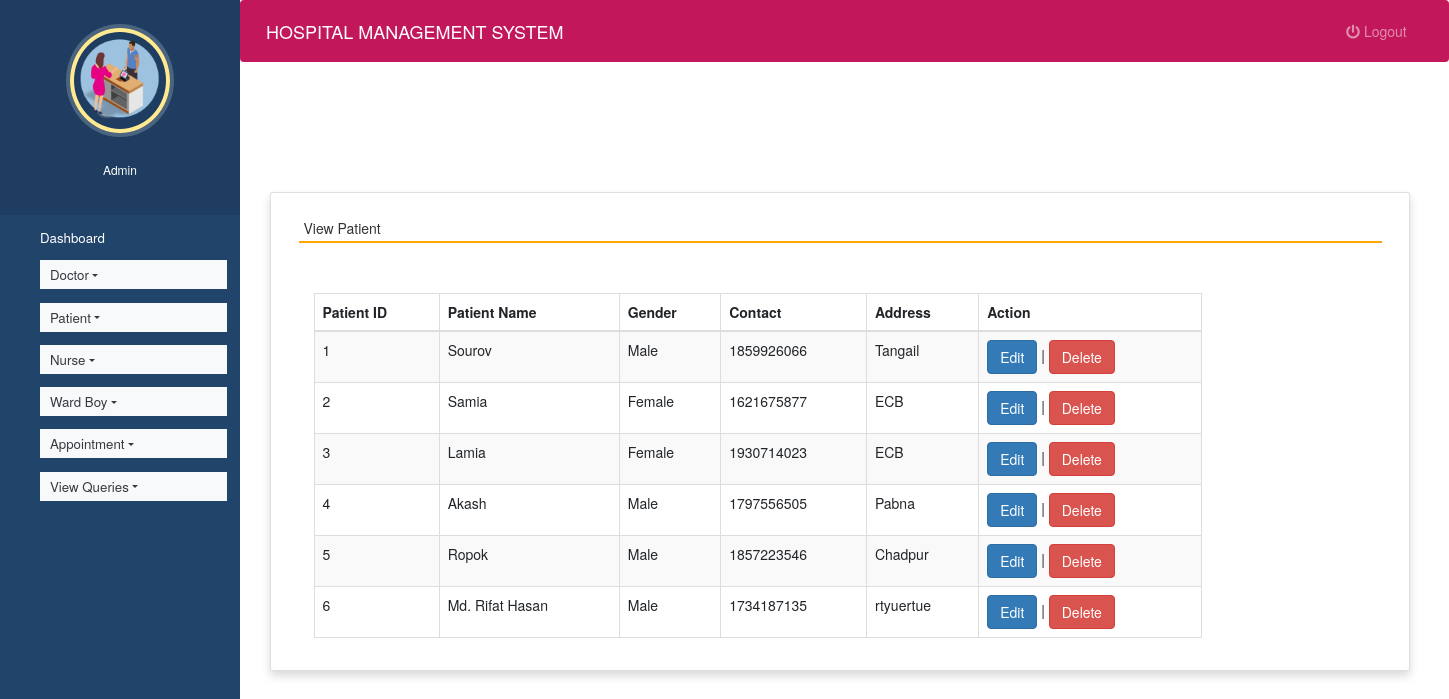
The page /view_patient (signed in) on the database its author committed.
### hospitals/models.py (models this page shows, shortened)
class Patient(models.Model):
    name = models.CharField(max_length=50)
    gender = models.CharField(max_length=10)
    mobile = models.IntegerField(null=True)
    address = models.CharField(max_length=50)
    id = models.IntegerField(primary_key=True)

### hospitals/views.py (the view)
# urls.py: path('view_patient', view_patient, name='view_patient'),
def view_patient(request):
    if not request.user.is_staff:
        return redirect('login')
    pat = Patient.objects.all()
    d = {'pat': pat}
    return render(request, 'view_patient.html', d)

### hospitals/templates/view_patient.html (shortened to what this page needs)
{% extends 'admin_nav.html' %}
{% load static %}
{% block content %}
<head>
  <link rel="stylesheet" href="https://maxcdn.bootstrapcdn.com/bootstrap/3.4.1/css/bootstrap.min.css">
  <link rel="stylesheet" href="https://use.fontawesome.com/releases/v5.6.3/css/all.css">
</head>
<br><br><br><br>
<div class="container card shadow m-5">
    <div class="card-body">
        <h5 class="p-2" style="border-bottom: 2px solid orange">View Patient</h5>
		<div class="container mt-5">
		<table id="example" class="table table-striped table-bordered" style="width:80%">
			<thead>
				<tr>
					<th>Patient ID</th>
					<th>Patient Name</th>
                    <th>Gender</th>
					<th>Contact</th>
					<th>Address</th>
                    <th>Action</th>
				</tr>
			</thead>
			<tbody>
            {% for i in pat %}
			<tr>
				<td>{{i.id}}</td>
				<td>{{i.name}}</td>
				<td>{{i.gender}}</td>
				<td>{{i.mobile}}</td>
				<td>{{i.address}}</td>
				<td><a href="{% url 'edit_patient' i.id %}" class="btn btn-primary">Edit</a> |
					<a href="{% url 'delete_patient' i.id %}" onclick="return confirm('Are you ready to delete this record ?')" class="btn btn-danger">Delete</a></td>
			</tr>
			{% endfor %}
			</tbody>
		</table>
	 </div>
	</div>
</div>
{% endblock content %}

### hospitals/templates/admin_nav.html (shortened to what this page needs)
<!DOCTYPE html>
{% load static %}
<html lang="en">
<head>
    <link rel="stylesheet" href="https://stackpath.bootstrapcdn.com/bootstrap/4.3.1/css/bootstrap.min.css">
    <link rel="stylesheet" href="https://maxcdn.bootstrapcdn.com/font-awesome/4.7.0/css/font-awesome.min.css">
    <link rel="stylesheet" href="{% static 'style.css' %}">
</head>
<body>
<nav class="menu" tabindex="0">
    <header class="avatar">
        <img src="{% static 'images/h8.png' %}"/>
        <br><br>
        <h6 style="color : white">Admin</h6>
    </header>
    <ul>
        <li tabindex="0" class="icon-dashboard"><a style="color:white; text-decoration:none;"
                                                   href="{% url 'admin_home' %}"><span>Dashboard</span></a></li>
        <li tabindex="0" class="nav-item dropdown icon-customers">
            <a href="" class="nav-link dropdown-toggle text-dark bg-light" id="navbardrop"
               data-toggle="dropdown" style="color:white; text-decoration:none;"> Doctor</a>
        </li>
        <li tabindex="0" class="nav-item dropdown icon-users">
            <a href="" class="nav-link dropdown-toggle text-dark bg-light" id="navbardrop"
               data-toggle="dropdown" style="color:white; text-decoration:none;"> Patient</a>
        </li>
        <li tabindex="0" class="nav-item dropdown icon-customers">
            <a href="" class="nav-link dropdown-toggle text-dark bg-light" id="navbardrop"
               data-toggle="dropdown" style="color:white; text-decoration:none;"> Nurse</a>
        </li>
        <li tabindex="0" class="nav-item dropdown icon-users">
            <a href="" class="nav-link dropdown-toggle text-dark bg-light" id="navbardrop"
               data-toggle="dropdown" style="color:white; text-decoration:none;"> Ward Boy</a>
        </li>
        <li tabindex="0" class="nav-item dropdown icon-calendar">
            <a href="" class="nav-link dropdown-toggle text-dark bg-light" id="navbardrop"
               data-toggle="dropdown" style="color:white; text-decoration:none;"> Appointment</a>
        </li>
        <li tabindex="0" class="nav-item dropdown icon-calendar">
            <a href="" class="nav-link dropdown-toggle text-dark bg-light" id="navbardrop"
               data-toggle="dropdown" style="color:white; text-decoration:none;"> View Queries</a>
        </li>
    </ul>
</nav>
<main>
    <div class="bs-example">
        <nav class="navbar navbar-expand-md  navbar-dark fixed-top" style="background:#c2185b;">
            <a href="#" class="navbar-brand">HOSPITAL MANAGEMENT SYSTEM</a>
            <div class="collapse navbar-collapse justify-content-between" id="navbarCollapse">
                <div class="navbar-nav" style=" margin-left: 90%;">
                    <a href="{% url 'logout' %}" class="nav-item nav-link"><i class="fas fa-power-off"></i> Logout</a>
                </div>
            </div>
        </nav>
    </div>
    {% block content %}
    {% endblock content %}
</main>
</body>
</html>

### hospitals/static/style.css (style rules this page uses)
body { padding-left: 240px; }
main { position: relative; height: 100vh; }
.menu { background: #21446B; height: 100vh; width: 240px; position: fixed; top: 0px; left: 0; z-index: 5; outline: none; }
.menu .avatar { background: rgba(0, 0, 0, 0.1); padding: 2em 0.5em; text-align: center; }
.menu .avatar img { width: 100px; border-radius: 50%; overflow: hidden; border: 4px solid #ffea92; box-shadow: 0 0 0 4px rgba(255, 255, 255, 0.2); }
.menu ul { list-style: none; padding: 0.5em 0; margin: 0; }
.menu ul li { padding: 0.5em 1em 0.5em 3em; font-size: 0.95em; font-weight: regular; background-repeat: no-repeat; background-position: left 15px center; background-size: auto 20px; transition: all 0.15s linear; cursor: pointer; }
.menu ul li.icon-dashboard { background-image: url("http://www.entypo.com/images//gauge.svg"); }
.menu ul li.icon-customers { background-image: url("http://www.entypo.com/images//briefcase.svg"); }
.menu ul li.icon-users { background-image: url("http://www.entypo.com/images//users.svg"); }
.menu ul li.icon-calendar { background-image: url("http://www.entypo.com/images//calendar.svg"); }

### hospitals/templates/admin_nav.html (style rules this page uses)
a:link { text-decoration: none; }
a { color: white; }
body { padding-left: 240px; }
main { position: relative; height: 100vh; }
.menu { background: #21446B; height: 100vh; width: 240px; position: fixed; top: 0px; left: 0; z-index: 5; outline: none; }
.menu .avatar { background: rgba(0, 0, 0, 0.1); padding: 2em 0.5em; text-align: center; }
.menu .avatar img { width: 100px; border-radius: 50%; overflow: hidden; border: 4px solid #ffea92; box-shadow: 0 0 0 4px rgba(255, 255, 255, 0.2); }
.menu ul { list-style: none; padding: 0.5em 0; margin: 0; }
.menu ul li { padding: 0.5em 1em 0.5em 3em; font-size: 0.95em; font-weight: regular; background-repeat: no-repeat; background-position: left 15px center; background-size: auto 20px; transition: all 0.15s linear; cursor: pointer; }
.menu ul li.icon-dashboard { background-image: url("http://www.entypo.com/images//gauge.svg"); }
.menu ul li.icon-customers { background-image: url("http://www.entypo.com/images//briefcase.svg"); }
.menu ul li.icon-users { background-image: url("http://www.entypo.com/images//users.svg"); }
.menu ul li.icon-calendar { background-image: url("http://www.entypo.com/images//calendar.svg"); }

### rows shown on the page
Patient: id "1", name "Sourov", gender "Male", mobile "1859926066", address "Tangail"
Patient: id "2", name "Samia", gender "Female", mobile "1621675877", address "ECB"
Patient: id "3", name "Lamia", gender "Female", mobile "1930714023", address "ECB"
Patient: id "4", name "Akash", gender "Male", mobile "1797556505", address "Pabna"
Patient: id "5", name "Ropok", gender "Male", mobile "1857223546", address "Chadpur"
Patient: id "6", name "Md. Rifat Hasan", gender "Male", mobile "1734187135", address "rtyuertue"
